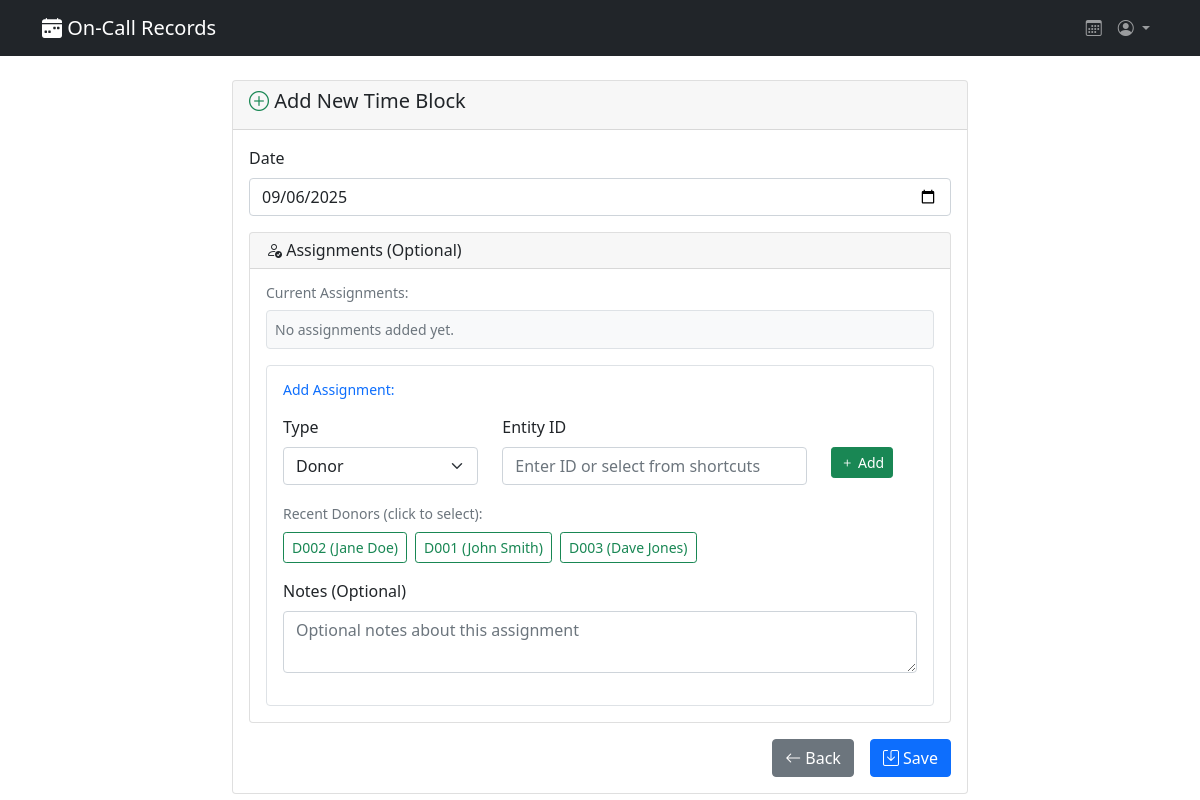
The app's page /block/add/ (signed in) with its own data.
### records/models.py (models this page shows, shortened)
class Donor(models.Model):
    donor_id = models.CharField(max_length=50, unique=True, help_text="Donor identifier (can be numeric or text)")
    name = models.CharField(max_length=100, blank=True, help_text="Optional donor name")
    notes = models.TextField(blank=True, help_text="Additional notes about this donor")
    created = models.DateTimeField(default=timezone.now)

### records/views.py (the view)
# urls.py: path('block/add/', views.add_block, name='add_block'),
@require_oncall_staff
def add_block(request):
    staff = request.staff
    if request.method == 'POST':
        form = TimeBlockForm(request.POST)
        if form.is_valid():
            block = form.save(commit=False)
            block.staff = staff
            form.instance = block  # Update form instance with staff
            block = form.save(commit=True)
            messages.success(request, 'Block created successfully!')
            return redirect(get_dashboard_url_with_date(block.date))
    else:
        form = TimeBlockForm()
    return render(request, 'records/add_block.html', {'form': form})

### records/templates/records/add_block.html (shortened to what this page needs)
{% extends 'records/base.html' %}
{% block content %}
<div class="row justify-content-center">
    <div class="col-md-8">
        <div class="card">
            <div class="card-header">
                <h5><i class="bi bi-plus-circle text-success"></i> Add New Time Block</h5>
            </div>
            <div class="card-body">
                <form method="post">
                    <div class="mb-3">
                        <label for="{{ form.date.id_for_label }}" class="form-label">Date</label>
                        {{ form.date }}
                    </div>
                    <div class="card mb-3">
                        <div class="card-header">
                            <h6 class="mb-0"><i class="bi bi-person-check"></i> Assignments (Optional)</h6>
                        </div>
                        <div class="card-body">
                            <div id="current-assignments" class="mb-3">
                                <h6 class="small text-muted mb-2">Current Assignments:</h6>
                                <div id="assignments-list" class="border rounded p-2 bg-light">
                                    <div id="no-assignments" class="text-muted small">No assignments added yet.</div>
                                </div>
                            </div>
                            <div class="border rounded p-3 bg-white">
                                <h6 class="small text-primary mb-3">Add Assignment:</h6>
                                <div class="row">
                                    <div class="col-md-4">
                                        <div class="mb-3">
                                            <label for="{{ form.assignment_type.id_for_label }}" class="form-label">Type</label>
                                            {{ form.assignment_type }}
                                        </div>
                                    </div>
                                    <div class="col-md-6">
                                        <div class="mb-3">
                                            <label for="{{ form.entity_id.id_for_label }}" class="form-label">Entity ID</label>
                                            {{ form.entity_id }}
                                        </div>
                                    </div>
                                    <div class="col-md-2">
                                        <div class="mb-3">
                                            <label class="form-label">&nbsp;</label>
                                            <button type="button" id="add-assignment-btn" class="btn btn-success btn-sm d-block">
                                                <i class="bi bi-plus"></i> Add
                                            </button>
                                        </div>
                                    </div>
                                </div>
                                <div id="recent-donors" class="mb-3" style="display: block;">
                                    <label class="form-label small text-muted">Recent Donors (click to select):</label>
                                    <div class="d-flex flex-wrap gap-2">
                                        {% for donor in form.recent_donors %}
                                            <button type="button" class="btn btn-outline-success btn-sm recent-item-btn"
                                                    onclick="selectEntity('{{ donor.donor_id|escapejs }}')">
                                                {{ donor.donor_id }}{% if donor.name %} ({{ donor.name }}){% endif %}
                                            </button>
                                        {% empty %}
                                            <span class="text-muted">No recent donors</span>
                                        {% endfor %}
                                    </div>
                                </div>
                                <div class="mb-3">
                                    <label for="{{ form.assignment_notes.id_for_label }}" class="form-label">Notes (Optional)</label>
                                    {{ form.assignment_notes }}
                                </div>
                            </div>
                        </div>
                    </div>
                    <div class="d-grid gap-2 d-md-flex justify-content-md-end">
                        <a href="{% url 'dashboard' %}" class="btn btn-secondary me-md-2">
                            <i class="bi bi-arrow-left"></i> Back
                        </a>
                        <button type="submit" class="btn btn-primary">
                            <i class="bi bi-save"></i> Save
                        </button>
                    </div>
                </form>
            </div>
        </div>
    </div>
</div>
{% endblock %}

### records on screen
Donor: donor_id "D002", name "Jane Doe"
Donor: donor_id "D001", name "John Smith"
Donor: donor_id "D003", name "Dave Jones"
